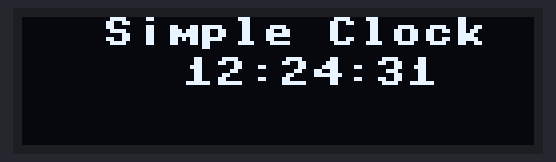
Recording of a program running on a simulated ESP32 board running MicroPython. Shown: 128×32 one-colour display. WiFi joins after 1.5 s; the clock reads 2024-03-15 10:24:30 at power-on unless the program sets it; what the program prints to the serial console is not drawn.

Above: at 1.6 s.
At 5.7 s:
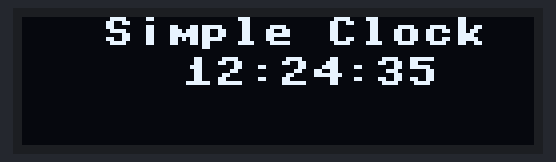
At 9.7 s:
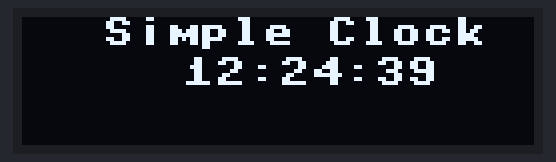
At 19.9 s:
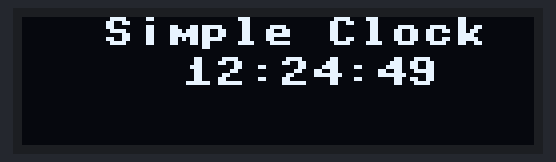
At 29.0 s:
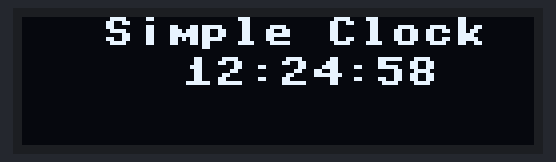
At 38.1 s:
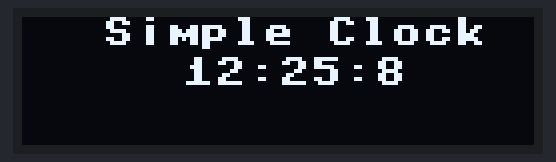

The program:

simpleClockOled.py
```python
import machine, ssd1306, time, network, ntptime
from machine import RTC
from machine import Pin
from time import sleep

i2c = machine.I2C(0, scl=machine.Pin(4), sda=machine.Pin(5))
oled = ssd1306.SSD1306_I2C(128, 32, i2c)

oled.rotate(1)

def connect_to_wifi(wlan, ssid, password):
    if not wlan.isconnected():
        print("Connecting ....")
        wlan.connect(ssid, password)
        while not wlan.isconnected():
            pass

def set_datetime_element(rtc, datetime_element, value):
    date = list(rtc.datetime())
    date[DATETIME_ELEMENTS[datetime_element]] = value
    rtc.datetime(date)
    #print("value" + str(value))

wlan = network.WLAN(network.STA_IF)
wlan.active(True)

connect_to_wifi(wlan, "kilimanjarro", "kasiapaweldaciamelamerc")

rtc = RTC()
ntptime.settime()
print(rtc.datetime())

year, month, day, hour, minute, second, ms, dayinyear = time.localtime()

while True:
    #print(time.localtime())
    year, month, day, hour, minute, second, ms, dayinyear = time.localtime()
    hour = hour + 2  #add 3 hours as zone adjust
    #print(hour, minute, second)
    oled.fill(0)
    oled.text('Simple Clock', 20, 0)
    oled.text(str(hour)+ ":" +str(minute) + ":" +str(second), 40, 10)
    oled.show()
    sleep(1)
```

Measured:
- what the display in image 0 shows lasts 1.0 s, from 1.6 s to 2.6 s
